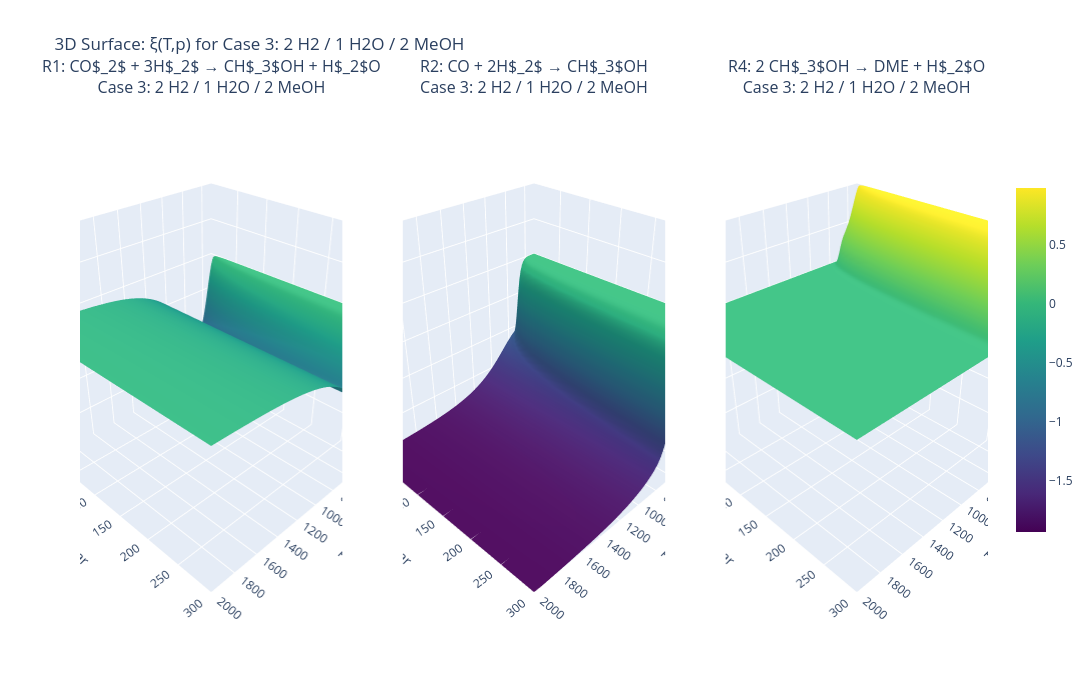

Notebook code for this chart:
### Code cell
import plotly.graph_objects as go
from plotly.subplots import make_subplots

# ====================== 3D-Surface: ξ(T,p) for a single test case (Interactive) ======================
SELECTED_CASE = 2   # ← Index 0..4 respectively for Reaction Cases 1..5

name, n_in = test_cases[SELECTED_CASE]

# Grid (coarser than 2D plots to keep computation time reasonable)
T_3d = np.linspace(300, 2000, 100)
p_3d = np.logspace(0, np.log10(300), 100)
T_mesh, p_mesh = np.meshgrid(T_3d, p_3d)

xi_TP = np.full((3, len(p_3d), len(T_3d)), np.nan)

for pi, p in enumerate(reversed(p_3d)):
    real_pi = len(p_3d) - 1 - pi

    # Pass 1: high-to-low T
    xi_prev = make_initial_guess(n_in, reaction_indices, reaction_tuples)
    for ti, T in enumerate(reversed(T_3d)):
        real_ti = len(T_3d) - 1 - ti
        xi = safe_solve(n_in, T, p, xi_init=xi_prev, xi_prev=xi_prev)
        if not np.any(np.isnan(xi)):
            xi_prev = xi
            xi_TP[:, real_pi, real_ti] = xi

    # Pass 2: low-to-high T — fills gaps left by pass 1
    xi_prev = make_initial_guess(n_in, reaction_indices, reaction_tuples)
    for ti, T in enumerate(T_3d):
        if not np.any(np.isnan(xi_TP[:, real_pi, ti])):
            xi_prev = xi_TP[:, real_pi, ti]  # use already computed value as warm-start
            continue
        xi = safe_solve(n_in, T, p, xi_init=xi_prev, xi_prev=xi_prev)
        if not np.any(np.isnan(xi)):
            xi_prev = xi
            xi_TP[:, real_pi, ti] = xi

# Determine global min and max across all three reactions for consistent color mapping
vmin = np.nanmin(xi_TP)
vmax = np.nanmax(xi_TP)

# Determine global axis limits for consistent scaling
zmin = np.nanmin(xi_TP)
zmax = np.nanmax(xi_TP)

# Create subplots with 3D surface plots
fig = make_subplots(
    rows=1, cols=3,
    specs=[[{'type': 'surface'}, {'type': 'surface'}, {'type': 'surface'}]],
    subplot_titles=(f'{reaction_labels_short[0]}<br>{name}',
                    f'{reaction_labels_short[1]}<br>{name}',
                    f'{reaction_labels_short[2]}<br>{name}')
)

for r_idx in range(3):
    # Add main surface plot
    fig.add_trace(
        go.Surface(
            x=T_mesh[0],
            y=p_mesh[:, 0],
            z=xi_TP[r_idx],
            colorscale='Viridis',
            cmin=vmin,
            cmax=vmax,
            showscale=(r_idx == 2),  # Only show colorbar on last plot
            colorbar=dict(x=1.02, len=0.7) if r_idx == 2 else None,
            name='ξ surface',
            hovertemplate='T: %{x:.0f} K<br>p: %{y:.1f} bar<br>ξ: %{z:.2f} mol/h<extra></extra>'
        ),
        row=1, col=r_idx + 1
    )

# Update axes labels and ranges
for col in range(1, 4):
    fig.update_scenes(
        xaxis=dict(title='T / K', range=[T_3d.min(), T_3d.max()]),
        yaxis=dict(title='p / bar', range=[p_3d.min(), p_3d.max()]),
        zaxis=dict(title='ξ / mol h⁻¹', range=[zmin, zmax]),
        camera=dict(eye=dict(x=1.5, y=1.5, z=1.3)),
        row=1, col=col
    )

fig.update_layout(
    title_text=f'3D Surface: ξ(T,p) for {name}',
    width=1800,
    height=700,
    showlegend=False,
    hovermode='closest'
)

fig.show()

### Figure 1 — Plotly figure (JSON) as saved in the notebook; plotly's stock layout.template omitted (floating-point values rounded to 4 significant figures; data arrays with more than 128 entries replaced by an {"elided": "..."} marker saying what was removed)
{"data": [{"cmax": 0.9771, "cmin": -1.935, "colorscale": [[0, "#440154"], [0.1111, "#482878"], [0.2222, "#3e4989"], [0.3333, "#31688e"], [0.4444, "#26828e"], [0.5556, "#1f9e89"], [0.6667, "#35b779"], [0.7778, "#6ece58"], [0.8889, "#b5de2b"], [1, "#fde725"]], "hovertemplate": "T: %{x:.0f} K<br>p: %{y:.1f} bar<br>ξ: %{z:.2f} mol/h<extra></extra>", "name": "ξ surface", "scene": "scene", "showscale": false, "type": "surface", "x": [300.0, 317.2, 334.3, 351.5, 368.7, 385.9, 403.0, 420.2, 437.4, 454.5, 471.7, 488.9, 506.1, 523.2, 540.4, 557.6, 574.7, 591.9, 609.1, 626.3, 643.4, 660.6, 677.8, 694.9, 712.1, 729.3, 746.5, 763.6, 780.8, 798.0, 815.2, 832.3, 849.5, 866.7, 883.8, 901.0, 918.2, 935.4, 952.5, 969.7, 986.9, 1004.0, 1021.0, 1038.0, 1056.0, 1073.0, 1090.0, 1107.0, 1124.0, 1141.0, 1159.0, 1176.0, 1193.0, 1210.0, 1227.0, 1244.0, 1262.0, 1279.0, 1296.0, 1313.0, 1330.0, 1347.0, 1365.0, 1382.0, 1399.0, 1416.0, 1433.0, 1451.0, 1468.0, 1485.0, 1502.0, 1519.0, 1536.0, 1554.0, 1571.0, 1588.0, 1605.0, 1622.0, 1639.0, 1657.0, 1674.0, 1691.0, 1708.0, 1725.0, 1742.0, 1760.0, 1777.0, 1794.0, 1811.0, 1828.0, 1845.0, 1863.0, 1880.0, 1897.0, 1914.0, 1931.0, 1948.0, 1966.0, 1983.0, 2000.0], "y": [1.0, 1.059, 1.122, 1.189, 1.259, 1.334, 1.413, 1.497, 1.586, 1.68, 1.779, 1.885, 1.996, 2.115, 2.24, 2.373, 2.514, 2.663, 2.821, 2.988, 3.165, 3.353, 3.552, 3.763, 3.986, 4.222, 4.473, 4.738, 5.019, 5.316, 5.632, 5.966, 6.32, 6.694, 7.091, 7.512, 7.957, 8.429, 8.929, 9.459, 10.02, 10.61, 11.24, 11.91, 12.62, 13.36, 14.16, 15.0, 15.89, 16.83, 17.83, 18.88, 20.0, 21.19, 22.45, 23.78, 25.19, 26.68, 28.26, 29.94, 31.72, 33.6, 35.59, 37.7, 39.94, 42.31, 44.81, 47.47, 50.29, 53.27, 56.43, 59.78, 63.32, 67.08, 71.05, 75.27, 79.73, 84.46, 89.47, 94.77, 100.4, 106.3, 112.7, 119.3, 126.4, 133.9, 141.9, 150.3, 159.2, 168.6, 178.6, 189.2, 200.4, 212.3, 224.9, 238.3, 252.4, 267.3, 283.2, 300.0], "z": {"elided": "100x100 float values"}}, {"cmax": 0.9771, "cmin": -1.935, "colorscale": [[0, "#440154"], [0.1111, "#482878"], [0.2222, "#3e4989"], [0.3333, "#31688e"], [0.4444, "#26828e"], [0.5556, "#1f9e89"], [0.6667, "#35b779"], [0.7778, "#6ece58"], [0.8889, "#b5de2b"], [1, "#fde725"]], "hovertemplate": "T: %{x:.0f} K<br>p: %{y:.1f} bar<br>ξ: %{z:.2f} mol/h<extra></extra>", "name": "ξ surface", "scene": "scene2", "showscale": false, "type": "surface", "x": [300.0, 317.2, 334.3, 351.5, 368.7, 385.9, 403.0, 420.2, 437.4, 454.5, 471.7, 488.9, 506.1, 523.2, 540.4, 557.6, 574.7, 591.9, 609.1, 626.3, 643.4, 660.6, 677.8, 694.9, 712.1, 729.3, 746.5, 763.6, 780.8, 798.0, 815.2, 832.3, 849.5, 866.7, 883.8, 901.0, 918.2, 935.4, 952.5, 969.7, 986.9, 1004.0, 1021.0, 1038.0, 1056.0, 1073.0, 1090.0, 1107.0, 1124.0, 1141.0, 1159.0, 1176.0, 1193.0, 1210.0, 1227.0, 1244.0, 1262.0, 1279.0, 1296.0, 1313.0, 1330.0, 1347.0, 1365.0, 1382.0, 1399.0, 1416.0, 1433.0, 1451.0, 1468.0, 1485.0, 1502.0, 1519.0, 1536.0, 1554.0, 1571.0, 1588.0, 1605.0, 1622.0, 1639.0, 1657.0, 1674.0, 1691.0, 1708.0, 1725.0, 1742.0, 1760.0, 1777.0, 1794.0, 1811.0, 1828.0, 1845.0, 1863.0, 1880.0, 1897.0, 1914.0, 1931.0, 1948.0, 1966.0, 1983.0, 2000.0], "y": [1.0, 1.059, 1.122, 1.189, 1.259, 1.334, 1.413, 1.497, 1.586, 1.68, 1.779, 1.885, 1.996, 2.115, 2.24, 2.373, 2.514, 2.663, 2.821, 2.988, 3.165, 3.353, 3.552, 3.763, 3.986, 4.222, 4.473, 4.738, 5.019, 5.316, 5.632, 5.966, 6.32, 6.694, 7.091, 7.512, 7.957, 8.429, 8.929, 9.459, 10.02, 10.61, 11.24, 11.91, 12.62, 13.36, 14.16, 15.0, 15.89, 16.83, 17.83, 18.88, 20.0, 21.19, 22.45, 23.78, 25.19, 26.68, 28.26, 29.94, 31.72, 33.6, 35.59, 37.7, 39.94, 42.31, 44.81, 47.47, 50.29, 53.27, 56.43, 59.78, 63.32, 67.08, 71.05, 75.27, 79.73, 84.46, 89.47, 94.77, 100.4, 106.3, 112.7, 119.3, 126.4, 133.9, 141.9, 150.3, 159.2, 168.6, 178.6, 189.2, 200.4, 212.3, 224.9, 238.3, 252.4, 267.3, 283.2, 300.0], "z": {"elided": "100x100 float values"}}, {"cmax": 0.9771, "cmin": -1.935, "colorbar": {"len": 0.7, "x": 1.02}, "colorscale": [[0, "#440154"], [0.1111, "#482878"], [0.2222, "#3e4989"], [0.3333, "#31688e"], [0.4444, "#26828e"], [0.5556, "#1f9e89"], [0.6667, "#35b779"], [0.7778, "#6ece58"], [0.8889, "#b5de2b"], [1, "#fde725"]], "hovertemplate": "T: %{x:.0f} K<br>p: %{y:.1f} bar<br>ξ: %{z:.2f} mol/h<extra></extra>", "name": "ξ surface", "scene": "scene3", "showscale": true, "type": "surface", "x": [300.0, 317.2, 334.3, 351.5, 368.7, 385.9, 403.0, 420.2, 437.4, 454.5, 471.7, 488.9, 506.1, 523.2, 540.4, 557.6, 574.7, 591.9, 609.1, 626.3, 643.4, 660.6, 677.8, 694.9, 712.1, 729.3, 746.5, 763.6, 780.8, 798.0, 815.2, 832.3, 849.5, 866.7, 883.8, 901.0, 918.2, 935.4, 952.5, 969.7, 986.9, 1004.0, 1021.0, 1038.0, 1056.0, 1073.0, 1090.0, 1107.0, 1124.0, 1141.0, 1159.0, 1176.0, 1193.0, 1210.0, 1227.0, 1244.0, 1262.0, 1279.0, 1296.0, 1313.0, 1330.0, 1347.0, 1365.0, 1382.0, 1399.0, 1416.0, 1433.0, 1451.0, 1468.0, 1485.0, 1502.0, 1519.0, 1536.0, 1554.0, 1571.0, 1588.0, 1605.0, 1622.0, 1639.0, 1657.0, 1674.0, 1691.0, 1708.0, 1725.0, 1742.0, 1760.0, 1777.0, 1794.0, 1811.0, 1828.0, 1845.0, 1863.0, 1880.0, 1897.0, 1914.0, 1931.0, 1948.0, 1966.0, 1983.0, 2000.0], "y": [1.0, 1.059, 1.122, 1.189, 1.259, 1.334, 1.413, 1.497, 1.586, 1.68, 1.779, 1.885, 1.996, 2.115, 2.24, 2.373, 2.514, 2.663, 2.821, 2.988, 3.165, 3.353, 3.552, 3.763, 3.986, 4.222, 4.473, 4.738, 5.019, 5.316, 5.632, 5.966, 6.32, 6.694, 7.091, 7.512, 7.957, 8.429, 8.929, 9.459, 10.02, 10.61, 11.24, 11.91, 12.62, 13.36, 14.16, 15.0, 15.89, 16.83, 17.83, 18.88, 20.0, 21.19, 22.45, 23.78, 25.19, 26.68, 28.26, 29.94, 31.72, 33.6, 35.59, 37.7, 39.94, 42.31, 44.81, 47.47, 50.29, 53.27, 56.43, 59.78, 63.32, 67.08, 71.05, 75.27, 79.73, 84.46, 89.47, 94.77, 100.4, 106.3, 112.7, 119.3, 126.4, 133.9, 141.9, 150.3, 159.2, 168.6, 178.6, 189.2, 200.4, 212.3, 224.9, 238.3, 252.4, 267.3, 283.2, 300.0], "z": {"elided": "100x100 float values"}}], "layout": {"annotations": [{"font": {"size": 16}, "showarrow": false, "text": "R1: CO$_2$ + 3H$_2$ → CH$_3$OH + H$_2$O<br>Case 3: 2 H2 / 1 H2O / 2 MeOH", "x": 0.1444, "xanchor": "center", "xref": "paper", "y": 1, "yanchor": "bottom", "yref": "paper"}, {"font": {"size": 16}, "showarrow": false, "text": "R2: CO + 2H$_2$ → CH$_3$OH<br>Case 3: 2 H2 / 1 H2O / 2 MeOH", "x": 0.5, "xanchor": "center", "xref": "paper", "y": 1, "yanchor": "bottom", "yref": "paper"}, {"font": {"size": 16}, "showarrow": false, "text": "R4: 2 CH$_3$OH → DME + H$_2$O<br>Case 3: 2 H2 / 1 H2O / 2 MeOH", "x": 0.8556, "xanchor": "center", "xref": "paper", "y": 1, "yanchor": "bottom", "yref": "paper"}], "height": 700, "hovermode": "closest", "scene": {"camera": {"eye": {"x": 1.5, "y": 1.5, "z": 1.3}}, "domain": {"x": [0, 0.2889], "y": [0, 1]}, "xaxis": {"range": [300, 2000], "title": {"text": "T / K"}}, "yaxis": {"range": [1, 300.0], "title": {"text": "p / bar"}}, "zaxis": {"range": [-1.935, 0.9771], "title": {"text": "ξ / mol h⁻¹"}}}, "scene2": {"camera": {"eye": {"x": 1.5, "y": 1.5, "z": 1.3}}, "domain": {"x": [0.3556, 0.6444], "y": [0, 1]}, "xaxis": {"range": [300, 2000], "title": {"text": "T / K"}}, "yaxis": {"range": [1, 300.0], "title": {"text": "p / bar"}}, "zaxis": {"range": [-1.935, 0.9771], "title": {"text": "ξ / mol h⁻¹"}}}, "scene3": {"camera": {"eye": {"x": 1.5, "y": 1.5, "z": 1.3}}, "domain": {"x": [0.7111, 1], "y": [0, 1]}, "xaxis": {"range": [300, 2000], "title": {"text": "T / K"}}, "yaxis": {"range": [1, 300.0], "title": {"text": "p / bar"}}, "zaxis": {"range": [-1.935, 0.9771], "title": {"text": "ξ / mol h⁻¹"}}}, "showlegend": false, "title": {"text": "3D Surface: ξ(T,p) for Case 3: 2 H2 / 1 H2O / 2 MeOH"}, "width": 1800}}
